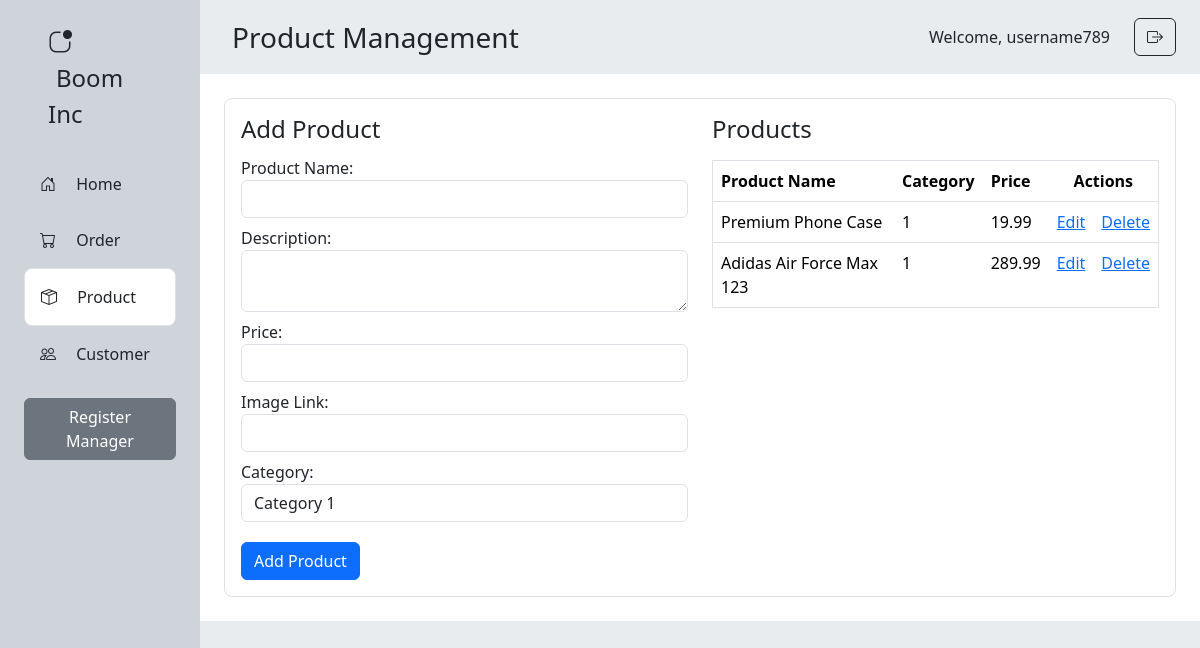
Page /admin/products.php (signed in) on the earlier database version.
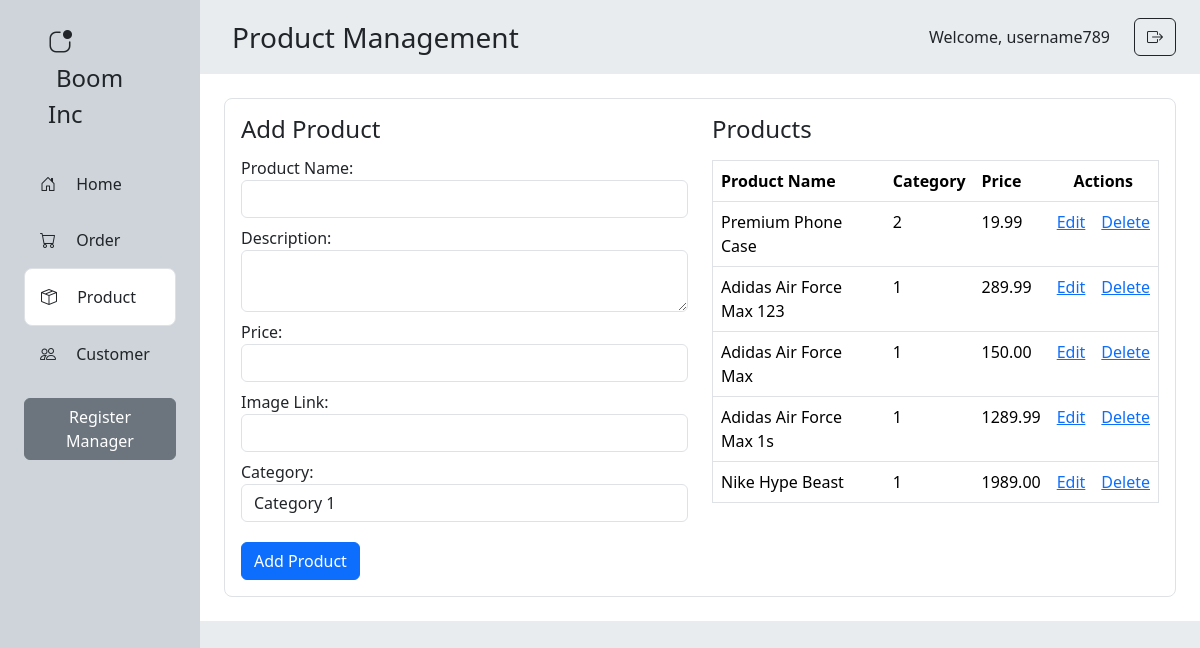
Same page on the later database version.
### tables this page shows
CREATE TABLE `products` (
  `product_id` int(11) NOT NULL,
  `product_name` varchar(255) NOT NULL,
  `description` text NOT NULL,
  `stock` int(11) NOT NULL,
  `price` decimal(10,2) NOT NULL,
  `image_path` varchar(255) NOT NULL,
  `category_id` int(11) NOT NULL
);

### admin/products.php (the view, shortened to what this page needs)
<?php
include '../includes/db_connect.php';
$username = $_SESSION['username'];
?>
<!DOCTYPE html>
<html>
<head>
    <link rel="stylesheet" href="https://cdn.jsdelivr.net/npm/bootstrap@5.3.2/dist/css/bootstrap.min.css">
    <link rel="stylesheet" href="https://cdn.jsdelivr.net/npm/bootstrap-icons@1.11.3/font/bootstrap-icons.min.css">
</head>
<body>
    <div class="row m-0 min-vh-100">
        <div class="col-2 p-0 bg-dark-subtle">
            <div class="p-4 mx-4 fw-medium">
                <i class="bi bi-app-indicator fs-4 me-3"></i>
                <span class="ms-2 fs-4">Boom Inc</span>
            </div>
            <div class="mx-4">
                <div class="p-3">
                    <i class="bi bi-house-door me-3"></i>
                    Home
                </div>
                <div class="p-3" onclick="location.href='orders.php';" style="cursor: pointer;">
                    <i class="bi bi-cart me-3"></i>
                    Order
                </div>
                <div class="p-3 border rounded rounded-3 bg-white">
                    <i class="bi bi-box-seam me-3"></i>
                    Product
                </div>
                <div class="p-3">
                    <i class="bi bi-people me-3"></i>
                    Customer
                </div>
                <?php if ($_SESSION['role'] == 'admin'): ?>
                    <a href="register.php" class="my-3 btn btn-secondary">Register Manager</a>
                <?php endif; ?>
            </div>
        </div>
        <div class="col-10 p-0 bg-body-secondary">
            <div class="d-flex justify-content-between align-items-center">
                <div class="fw-medium fs-3 p-3 mx-3">
                    Product Management
                </div>
                <div class="px-4 d-flex align-items-center">
                    <span class="fs-6 fw-medium pe-4">Welcome,
                        <?php echo $username; ?>
                    </span>
                    <a href="logout.php" class="btn btn-outline-dark">
                        <i class="bi bi-box-arrow-right"></i>
                    </a>
                </div>
            </div>
            <div class="bg-white p-4">
                <div class="p-3 border rounded rounded-3">
                    <div class="row">
                        <div class="col-6 justify-content-around">
                            <h4 class="mb-2">Add Product</h4>
                            <form method="post">
                                <div class="py-1">
                                    <label for="product_name">Product Name:</label>
                                    <input type="text" class="form-control" id="product_name" name="product_name"
                                        required>
                                </div>
                                <div class="py-1">
                                    <label for="description">Description:</label>
                                    <textarea class="form-control" id="description" name="description"></textarea>
                                </div>
                                <div class="py-1">
                                    <label for="price">Price:</label>
                                    <input type="number" class="form-control" id="price" name="price" step=".01"
                                        required>
                                </div>
                                <div class="py-1">
                                    <label for="image_path">Image Link:</label>
                                    <input type="text" class="form-control" id="image_path" name="image_path" required>
                                </div>
                                <div class="py-1">
                                    <label for="category_id">Category:</label>
                                    <select class="form-control" id="category_id" name="category_id">
                                        <option value="1">Category 1</option>
                                    </select>
                                </div>
                                <button type="submit" name="submit" class="btn btn-primary mt-3">Add Product</button>
                            </form>
                        </div>
                        <div class="col-6">
                            <h4 class="mb-3">Products</h4>
                            <table class="table border">
                                <thead>
                                    <tr>
                                        <th>Product Name</th>
                                        <th>Category</th>
                                        <th>Price</th>
                                        <th colspan="2" class="text-center">Actions</th>
                                    </tr>
                                </thead>
                                <tbody>
                                    <?php
                                    $stmt = $conn->query("SELECT * FROM products");
                                    while ($row = $stmt->fetch()) { ?>
                                        <tr>
                                            <td>
                                                <?php echo $row['product_name']; ?>
                                            </td>
                                            <td>
                                                <?php echo $row['category_id']; ?>
                                            </td>
                                            <td>
                                                <?php echo $row['price']; ?>
                                            </td>
                                            <td class="text-center"><a
                                                    href="edit_product.php?id=<?php echo $row['product_id']; ?>">Edit</a>
                                            </td>
                                            <td class="text-center">
                                                <a href="" data-bs-toggle="modal" data-bs-target="#confirmDeleteModal"
                                                    data-product-id="<?php echo $row['product_id']; ?>">Delete</a>
                                            </td>
                                        </tr>
                                    <?php } ?>
                                </tbody>
                            </table>
                        </div>
                    </div>
                </div>
            </div>
        </div>
    </div>
</body>
</html>

Differences in the rows shown:
changed products "Premium Phone Case": category "1" → "2"
added products: product_name "Adidas Air Force Max", category "1", price "150.00"
added products: product_name "Adidas Air Force Max 1s", category "1", price "1289.99"
added products: product_name "Nike Hype Beast", category "1", price "1989.00"
